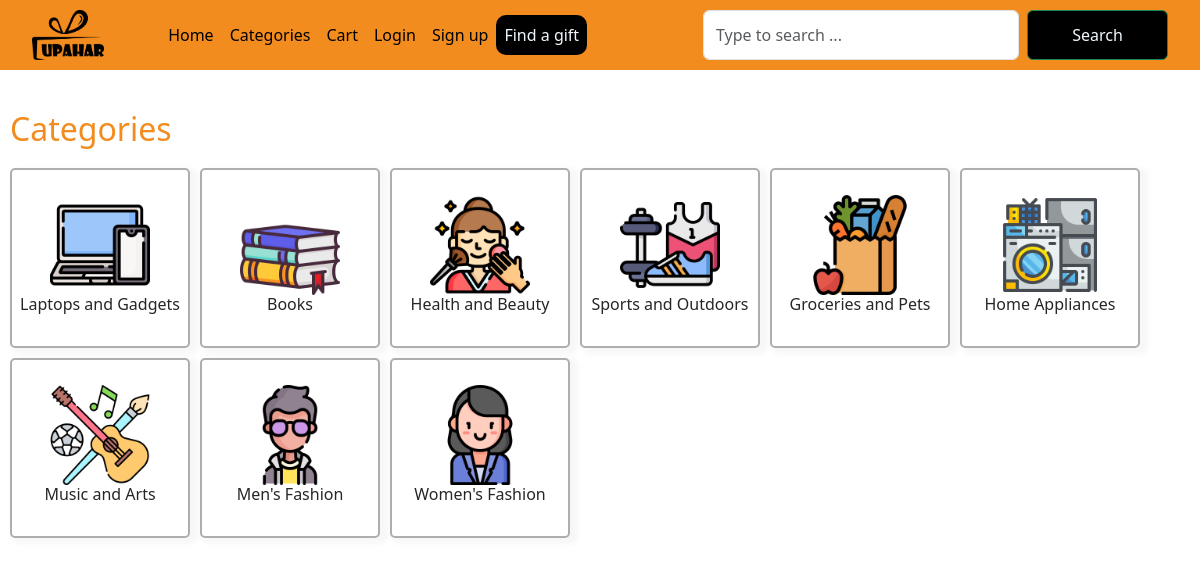
Page /categories.html on the committed database.
### store/models.py (models this page shows, shortened)
class Category(models.Model):
    name=models.CharField(max_length=50)
    image=models.ImageField(default='uploads/products/funsush.jpg',upload_to='uploads/category/')

### store/views.py (the view)
# urls.py: path('categories.html',views.categories,name='categories'),
def categories(request):
    categorys= Category.objects.all();
    return render(request,'categories.html',{'categorys':categorys})

### store/templates/categories.html (shortened to what this page needs)
{% extends 'base.html'%}
{%load static%}
  {% block content %}
  <div class="mainsec" style="margin: 10px">
    <h1 style="margin:20px 0 20px 0px ;" >Categories</h1>
    <div class="catcollection">
    {%for categor in categorys%}
      <div class="indcat">
        <img src="{{categor.image.url}}" alt="">
        <h4>{{categor.name}}</h4>
      </div>
      {%endfor%}
    </div>
{% endblock %}

### store/templates/base.html (shortened to what this page needs)
{%load static%}
<!DOCTYPE html>
<html lang="en">
  <head>
    <link href="https://cdn.jsdelivr.net/npm/bootstrap@5.3.2/dist/css/bootstrap.min.css" rel="stylesheet">
    <link rel="stylesheet" href="{%static 'css/styles.css'%}">
</head>
<body>
  {%include 'navbar.html'%}
  {% block content %}
  {% endblock %}
</body>
</html>

### store/templates/navbar.html (shortened to what this page needs)
{%load static%}
<nav class="navbar navbar-expand-lg bg-body-tertiary fixed-top position-fixed fixed-top">
    <div class="container-fluid">
      <a class="navbar-brand" href="#" style="padding-right: 40px;"><img src="{%static 'assets/blacklogo@4x.png'%}" alt="" style="height: 50px;"></a>
      <div class="collapse navbar-collapse" id="navbarSupportedContent">
        <ul class="navbar-nav me-auto mb-2 mb-lg-0">
          <li class="nav-item">
            <a class="nav-link" aria-current="page" href="home.html">Home</a>
          </li>
          <li class="nav-item">
            <a class="nav-link" href="categories.html">Categories</a>
          </li>
          <li class="nav-item">
            <a class="nav-link" href="#">Cart </a>
          </li>
          <li class="nav-item">
            <a class="nav-link" href="#">Login</a>
          </li>
          <li class="nav-item">
            <a class="nav-link" href="#">Sign up</a>
          </li>
          <li class="nav-item">
            <a class="nav-link" href="#" style="background-color: rgb(0, 0, 0);border-radius: 10px; color: aliceblue;">Find a gift </a>
          </li>
        </ul>
        <form class="d-flex" role="search">
          <input class="form-control me-2" type="search" placeholder="Type to search ..." aria-label="Search">
          <button class="btn btn-outline-success" type="submit" style="background-color: black; color: aliceblue;">Search</button>
        </form>
      </div>
    </div>
  </nav>

### static/css/styles.css (style rules this page uses)
h1 { color: #F28C1F; font-size: 32px; font-weight: 500; }
.navbar { background-color: #F28C1F !important; height: 70px; padding: 10px 20px; position: relative; z-index: 100; border-bottom: #ffffff; }
.navbar-brand { font-family: 'Rock Salt', cursive; color: aliceblue; }
.nav-link { color: rgb(0, 0, 0); font-weight: 500; }
.catcollection { display: flex; align-items: center; justify-content: flex-start; gap: 10px; flex-wrap: wrap; }
.mainsec { padding-top: 80px; height: 100vh; position: relative; }
h4 { font-size: 16px; color: #262626; }
button { background-color:#F28C1F; color: aliceblue; height: 50px; width: 200px; font-size: 18px; border: none; }
.indcat { width:180px; height: 180px; border-radius: 5px; border: 2px solid rgb(174, 174, 174); display: flex; align-items: center; flex-direction: column; justify-content: center; box-shadow: 5px 3px 5px 3px rgba(107, 107, 107, 0.051); }
.indcat img { width: 100px; }

### rows in the picture
Category: image (picture), name "Laptops and Gadgets"
Category: image (picture), name "Books"
Category: image (picture), name "Health and Beauty"
Category: image (picture), name "Sports and Outdoors"
Category: image (picture), name "Groceries and Pets"
Category: image (picture), name "Home Appliances"
Category: image (picture), name "Music and Arts"
Category: image (picture), name "Men's Fashion"
Category: image (picture), name "Women's Fashion"
